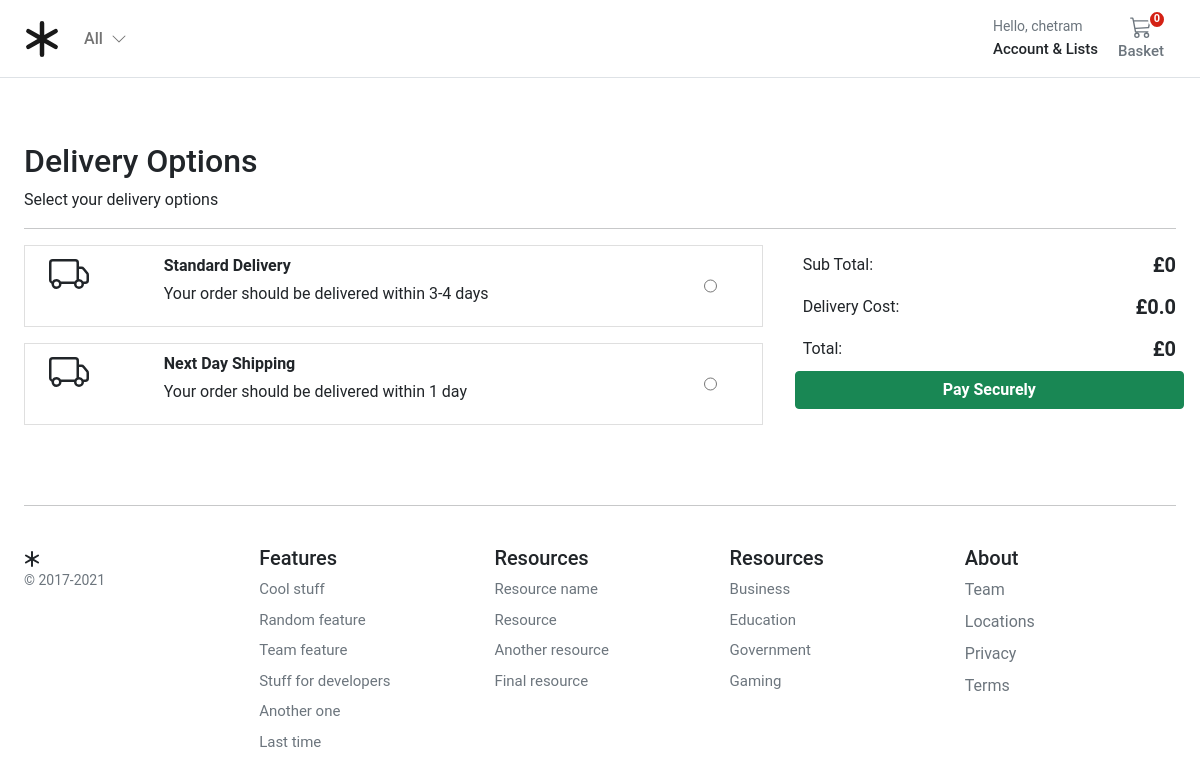
The page /checkout/deliverychoices (signed in) on the database as committed earlier.
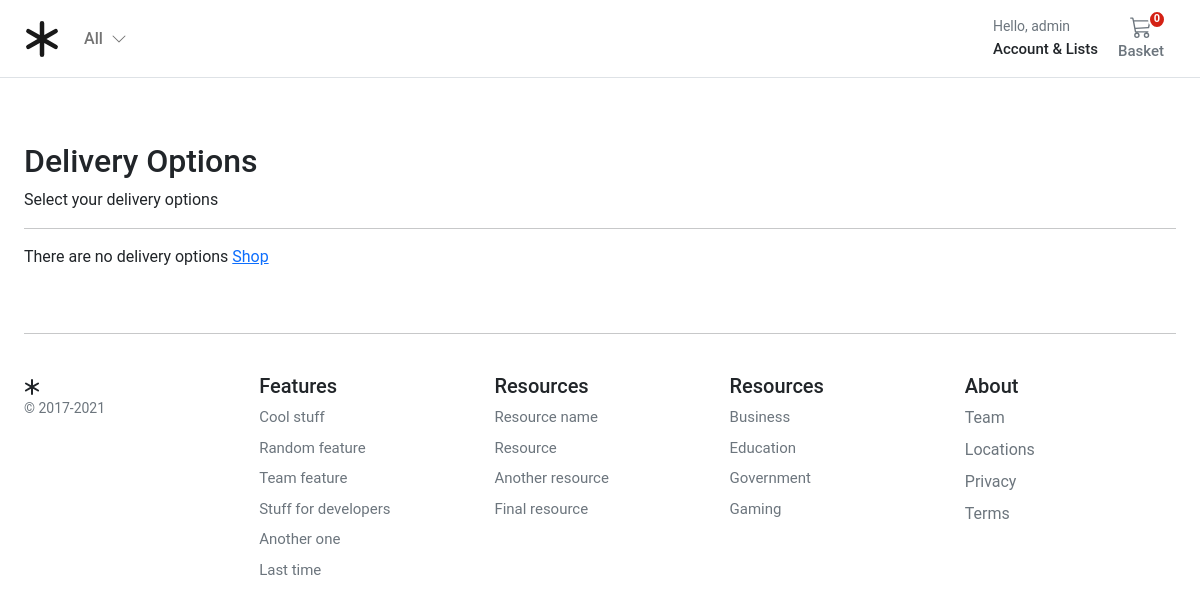
The same page on the database as committed later.
### account/models.py (models this page shows, shortened)
class Customer(AbstractBaseUser, PermissionsMixin):
    email = models.EmailField(_("email address"), unique=True)
    name = models.CharField(max_length=150)
    mobile = models.CharField(max_length=20, blank=True)
    is_active = models.BooleanField(default=False)
    is_staff = models.BooleanField(default=False)
    created = models.DateTimeField(auto_now_add=True)
    updated = models.DateTimeField(auto_now=True)
    objects = CustomAccountManager()
    USERNAME_FIELD = "email"
    REQUIRED_FIELDS = ["name"]
    class Meta:
        verbose_name = "Accounts"
        verbose_name_plural = "Accounts"

### checkout/models.py (models this page shows, shortened)
class DeliveryOptions(models.Model):
    DELIVERY_CHOICES = [
        ("IS", "In Store"),
        ("HD", "Home Delivery"),
        ("DD", "Digital Delivery"),
    ]
    delivery_name = models.CharField(
        verbose_name=_("delivery_name"),
        help_text=_("Required"),
        max_length=255,
    )
    delivery_price = models.DecimalField(
        verbose_name=_("delivery price"),
        help_text=_("Maximum 999.99"),
        error_messages={
            "name": {
                "max_length": _("The price must be between 0 and 999.99."),
            },
        },
        max_digits=5,
        decimal_places=2,
    )
    delivery_method = models.CharField(
        choices=DELIVERY_CHOICES,
        verbose_name=_("delivery_method"),
        help_text=_("Required"),
        max_length=255,
    )
    delivery_timeframe = models.CharField(
        verbose_name=_("delivery timeframe"),
        help_text=_("Required"),
        max_length=255,
    )
    delivery_window = models.CharField(
        verbose_name=_("delivery window"),
        help_text=_("Required"),
        max_length=255,
    )
    order = models.IntegerField(verbose_name=_("list order"), help_text=_("Required"), default=0)
    is_active = models.BooleanField(default=True)
    class Meta:
        verbose_name = _("Delivery Option")
        verbose_name_plural = _("Delivery Options")

### checkout/views.py (the view)
# urls.py: path("deliverychoices", views.deliverychoices, name="deliverychoices"),
@login_required
def deliverychoices(request):
    deliveryoptions = DeliveryOptions.objects.filter(is_active=True)
    return render(request, "checkout/delivery_choices.html", {"deliveryoptions": deliveryoptions})

### basket/basket.py (called while the page is built)
    def __len__(self):
        return sum(item["qty"] for item in self.basket.values())

    def get_subtotal_price(self):
        return sum(Decimal(item["price"]) * item["qty"] for item in self.basket.values())

    def get_delivery_price(self):
        newprice = 0.00
        if "purchase" in self.session:
            newprice = DeliveryOptions.objects.get(id=self.session["purchase"]["delivery_id"]).delivery_price
        return newprice

    def get_total_price(self):
        newprice = 0.00
        subtotal = sum(Decimal(item["price"]) * item["qty"] for item in self.basket.values())
        if "purchase" in self.session:
            newprice = DeliveryOptions.objects.get(id=self.session["purchase"]["delivery_id"]).delivery_price
        total = subtotal + Decimal(newprice)
        return total

### basket/context_processors.py (called while the page is built)
def basket(request):
    return {'basket': Basket(request)}

### store/context_processors.py (called while the page is built)
def categories(request):
    return {"categories": Category.objects.filter(level=0)}

### store/models.py (called while the page is built)
    def get_absolute_url(self):
        return reverse("store:category_list", args=[self.slug])

### templates/checkout/delivery_choices.html (shortened to what this page needs)
{% extends "../base.html" %}
{% load static %}
{% block content %}
<div class="container">
  <div class="col-12">
    <h1 class="h2">Delivery Options</h1>
  </div>
  <div class="col-12">
    <p>Select your delivery options</p>
  </div>
  <hr />
</div>
<div class="container">
  <div class="row g-3">
    {% if deliveryoptions|length == 0 %}
    <div class="col-12">There are no delivery options <a href="{% url 'store:store_home' %}">Shop</a></div>
    {% else %}
    <div class="col-md-4 col-lg-4 order-md-last p-0 order-3">
      <div class="d-flex bd-highlight ms-0">
        <div class="p-2 flex-grow-1 bd-highlight">Sub Total:</div>
        <div class="p-2 bd-highlight"><span class="fw-bold h5">£</span><span id="sub_total"
            class="fw-bold h5">{{basket.get_subtotal_price}}</span></div>
      </div>
      <div class="d-flex bd-highlight">
        <div class="p-2 flex-grow-1 bd-highlight">Delivery Cost:</div>
        <div class="p-2 bd-highlight"><span class="fw-bold h5">£</span><span id="delivery_price"
            class="fw-bold h5">{{basket.get_delivery_price}}</span></div>
      </div>
      <div class="d-flex bd-highlight">
        <div class="p-2 flex-grow-1 bd-highlight">Total:</div>
        <div class="p-2 bd-highlight"><span class="fw-bold h5">£</span><span id="total"
            class="fw-bold h5">{{basket.get_total_price}}</span></div>
      </div>
      <a role="button" href="{% url "checkout:delivery_address" %}" class="btn btn-success fw-bold w-100"
        type="button">Pay Securely</a>
    </div>
    <div class="col-md-7 col-lg-8">
      {% for option in deliveryoptions %}
      <div class="card mb-3 border-1 rounded-0 product-item me-md-4" data-index="{{option.id}}">
        <div class="row g-0">
          <div class="col-md-2 ps-3 ps-md-4">
          </div>
          <div class="col-md-9 ps-md-1">
            <div class="card-body p-1">
              <p class="card-text ps-2 mb-1 pt-1 fw-bold">{{option.delivery_name}}</p>
              <p class="card-text ps-2 pb-3">Your order should be delivered within {{option.delivery_timeframe}}</p>
            </div>
          </div>
          <div class="col-md-1 ps-md-1">
            <input class="align-middle h-100" type="radio" name="deliveryOption" id="{{option.id}}"
              value="{{option.id}}">
          </div>
        </div>
      </div>
      {% endfor %}
    </div>
    {% endif %}
  </div>
</div>
{% endblock %}

### templates/base.html (shortened to what the changed rows need)
{% load static %}
<!DOCTYPE html>
<html>
<head>
  <link href="https://cdn.jsdelivr.net/npm/bootstrap@5.0.0-beta1/dist/css/bootstrap.min.css" rel="stylesheet"
>
  <link rel="stylesheet" href="{% static 'core/css/base.css' %}">
  <link rel="stylesheet" href="{% block stylesheet %}{% endblock %}">
</head>
<body>
  <header class="pb-3">
    <nav class="navbar navbar-expand-md navbar-light bg-white border-bottom">
      <div class="container-fluid px-md-4">
        <div class="d-flex w-100 navbar-collapse">
          <div>
            <div class="collapse navbar-collapse" id="navbarSupportedContent2">
              <ul class="navbar-nav me-auto mb-2 mb-lg-0">
                <li class="nav-item dropdown">
                  <a class="nav-link dropdown-toggle text-reset" href="#" id="navbarDropdown" role="button"
                    data-bs-toggle="dropdown" aria-expanded="false">
                    <div class="small text-muted">Hello,
                      {% if user.is_authenticated %}
                        {{ request.user.name }}
                      {% else %}
                      Login
                      {% endif %}
                    </div>
                    <span class="fs15 fw500">Account &amp; Lists
                    </span>
                  </a>
                </li>
              </ul>
            </div>
          </div>
        </div>
      </div>
    </nav>
  </header>
  <main class="pt-5">
    <div id="content">{% block content %} {% endblock %}</div>
  </main>
</body>
</html>

Rows that differ between the two databases and show on the page:
removed DeliveryOptions: delivery_name "Standard Delivery", delivery_timeframe "3-4 days"
removed DeliveryOptions: delivery_name "Next Day Shipping", delivery_timeframe "1 day"
changed Customer: user.name "chetram" → "admin"
Other text that changed with them:
{{ basket.get_subtotal_price }}: "0" → (not shown)
{{ basket.get_delivery_price }}: "0.0" → (not shown)
{{ basket.get_total_price }}: "0" → (not shown)
text no longer shown: "Sub Total: £ Delivery Cost: £ Total: £ Pay Securely"
text now shown: "There are no delivery options Shop"
